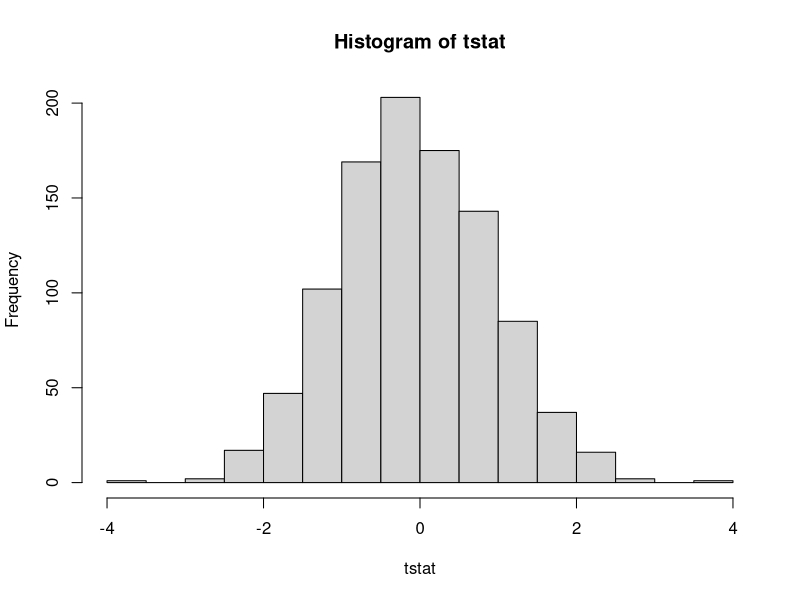

This figure's R source:
set.seed(123)
## True model
error<-rnorm(n=300,0,1)
error
X<-runif(n=300,min=0, max=4)
X

Y=3+0.2*X+error
Y
## My model
# Y=beta0+beta1X+error

reg1<-lm(Y~X)
summary(reg1)

### Do we reject the null that beta=.2?

t=(.16699-.2)/0.0486
t

########################################### What if we get multiple samples and run these regressions again?
tstat<-matrix(NA, nrow=1000, ncol=1)
for (i in 1:1000){
X=runif(300,0,4)
Y=3+0.2*X+rnorm(300,0,1)
model=lm(Y~+X)
tstat[i,]=(coef(summary(model))[2,1]-0.2)/coef(summary(model))[2,2]
}

table(tstat>1.96 | tstat< -1.96)

hist(tstat)

